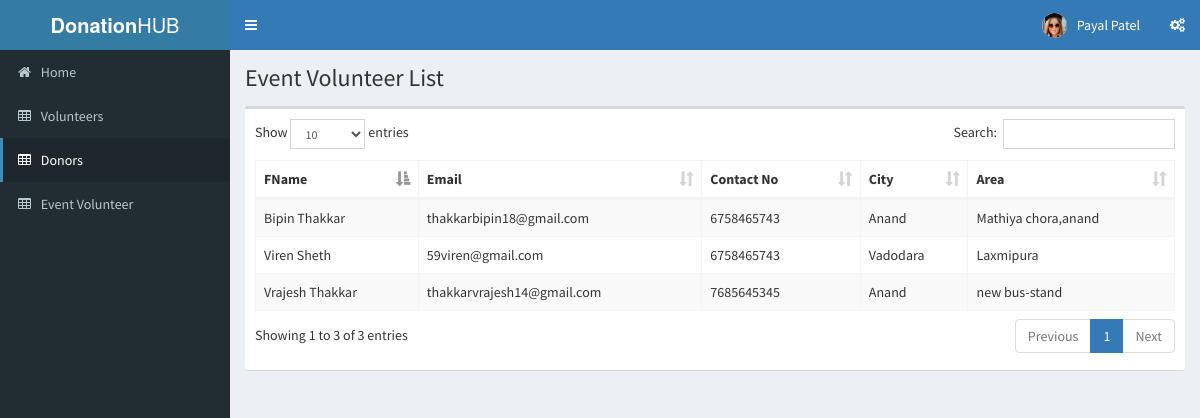
/thecharity/event_volunteer.php (signed in), run on the app's committed database.
### tables this page shows
CREATE TABLE `volunteer_register` (
  `volunteer_id` int(10) NOT NULL,
  `firstname` varchar(20) NOT NULL,
  `email` varchar(255) NOT NULL,
  `password` varchar(20) NOT NULL,
  `contactno` bigint(11) NOT NULL,
  `address` varchar(50) NOT NULL,
  `city` varchar(20) NOT NULL,
  `area_name` varchar(255) NOT NULL,
  `bloodgroup` varchar(10) NOT NULL,
  `gender` varchar(10) NOT NULL,
  `birthdate` date NOT NULL,
  `admin_accept` int(10) NOT NULL,
  `pic` text NOT NULL,
  `verified` varchar(255) NOT NULL DEFAULT 'not verified',
  `is_handler` int(11) NOT NULL DEFAULT 0,
  `is_event_volunteer` int(11) NOT NULL
);

CREATE TABLE `event_volunteer` (
  `event_vol_id` int(11) NOT NULL,
  `eh_id` int(11) NOT NULL,
  `volunteer_id` int(11) NOT NULL,
  `user_name` varchar(255) DEFAULT NULL,
  `password` varchar(255) DEFAULT NULL,
  `status` varchar(255) NOT NULL DEFAULT 'not accept'
);

CREATE TABLE `city` (
  `c_id` int(10) NOT NULL,
  `c_name` varchar(30) NOT NULL
);

CREATE TABLE `area` (
  `area_id` int(10) NOT NULL,
  `c_id` int(10) NOT NULL,
  `area_name` varchar(50) NOT NULL
);

### thecharity/event_volunteer.php (the view, shortened to what this page needs)
<?php
include("config.php");
$event_handler_id = $_SESSION['event_handler']['eh_id'];
$sql3="select * from volunteer_register where is_handler=1";
$res3=mysqli_query($conn,$sql3);
if($row3=mysqli_fetch_assoc($res3))
{
    $vol_nm=$row3['firstname'];
    $vol_pic=$row3['pic'];
}
?>
<!DOCTYPE html>
<html>
<head>
    <link rel="stylesheet" href="admin/bower_components/bootstrap/dist/css/bootstrap.min.css">
    <link rel="stylesheet" href="admin/bower_components/font-awesome/css/font-awesome.min.css">
    <link rel="stylesheet" href="admin/bower_components/Ionicons/css/ionicons.min.css">
    <link rel="stylesheet" href="admin/bower_components/datatables.net-bs/css/dataTables.bootstrap.min.css">
    <link rel="stylesheet" href="admin/dist/css/AdminLTE.min.css">
    <link rel="stylesheet" href="admin/dist/css/skins/_all-skins.min.css">
</head>
<body class="hold-transition skin-blue sidebar-mini">
<div class="wrapper">
    <header class="main-header">
        <a  class="logo">
            <span class="logo-lg"><b>Donation</b>HUB</span>
        </a>
        <nav class="navbar navbar-static-top">
            <a href="#" class="sidebar-toggle" data-toggle="push-menu" role="button">
            </a>
            <div class="navbar-custom-menu">
                <ul class="nav navbar-nav">
                    <li class="dropdown user user-menu">
                        <a href="#" class="dropdown-toggle" data-toggle="dropdown">
                            <img src="<?php echo $vol_pic;?>" class="user-image">
                            <span class="hidden-xs"><?php echo $vol_nm;?></span>
                        </a>
                    </li>
                    <li>
                        <a href="#" data-toggle="control-sidebar"><i class="fa fa-gears"></i></a>
                    </li>
                </ul>
            </div>
        </nav>
    </header>
    <aside class="main-sidebar">
        <section class="sidebar">
            <ul class="sidebar-menu" data-widget="tree">
                <li>
                    <a href="event_handler_index.php">
                        <i class="fa fa-home"></i> <span>Home</span>          </a>        </li>
                <li >
                    <a href="event_handler_volunteer.php">
                        <i class="fa fa-table"></i> <span>Volunteers</span>
                    </a>
                </li>
                <li class="active treeview">
                    <a href="event_donor.php">
                        <i class="fa fa-table"></i> <span>Donors</span>
                    </a>
                </li>
                 <li>
                    <a href="event_volunteer.php">
                        <i class="fa fa-table"></i> <span>Event Volunteer</span>
                    </a>
                </li>
            </ul>
        </section>
    </aside>
    <div class="content-wrapper">
        <section class="content-header">
            <h1>
               Event Volunteer List
            </h1>
        </section>
        <section class="content">
            <div class="row">
                <div class="col-xs-12">
                    <div class="box">
                        <div class="box-body">
                            <table id="example1" class="table table-bordered table-striped">
                                <thead>
                                <tr>
                                    <th>FName</th>
                                    <th>Email</th>
                                    <th>Contact No</th>
                                    <th>City</th>
                                    <th>Area</th>
                                </tr>
                                </thead>
                                <tbody>
                                    <?php
                            $sql="select * from event_volunteer where eh_id='$event_handler_id'";
                                $run=mysqli_query($conn,$sql);
                            while($row=mysqli_fetch_assoc($run))
                                {
                                    $v_id=$row['volunteer_id'];
                                    $a=mysqli_query($conn,"select * from volunteer_register where volunteer_id='$v_id'");
                                    if($b=mysqli_fetch_assoc($a))
                                    {
                                        $vnm=$b['firstname'];
                                        $vemail=$b['email'];
                                        $vcn=$b['contactno'];
                                        $city=$b['city'];
                                        $area=$b['area_name'];
                                        $c=mysqli_query($conn,"select * from city where c_id=$city");
                                        if($c1=mysqli_fetch_assoc($c))
                                        {
                                            $cnm=$c1['c_name'];
                                        }
                                        $d=mysqli_query($conn,"select * from area where area_id=$area");
                                        if($d1=mysqli_fetch_assoc($d))
                                        {
                                            $anm=$d1['area_name'];
                                        }
                                    }
                                ?>
                                <tr>
                                    <td><?php echo $vnm;?></td>
                                    <td><?php echo $vemail;?></td>
                                    <td><?php echo $vcn;?></td>
                                    <td><?php echo $cnm;?></td>
                                    <td><?php echo $anm;?></td>
                                      	</tr>
                                    <?php }?>
                                </tbody>
                            </table>
                        </div>
                    </div>
                </div>
            </div>
        </section>
    </div>
</div>
</body>
</html>
<!DOCTYPE html PUBLIC "-//W3C//DTD XHTML 1.0 Transitional//EN" "http://www.w3.org/TR/xhtml1/DTD/xhtml1-transitional.dtd">
<html xmlns="http://www.w3.org/1999/xhtml">
<head>
</head>
<body>
</body>
</html>

### data on the page
volunteer_register: pic (picture), firstname "Payal Patel"
event_volunteer: volunteer.firstname "Bipin Thakkar", volunteer.email "thakkarbipin18@gmail.com", volunteer.contactno "6758465743", city.c_name "Anand", area.area_name "Mathiya chora,anand"
event_volunteer: volunteer.firstname "Viren Sheth", volunteer.email "59viren@gmail.com", volunteer.contactno "6758465743", city.c_name "Vadodara", area.area_name "Laxmipura"
event_volunteer: volunteer.firstname "Vrajesh Thakkar", volunteer.email "thakkarvrajesh14@gmail.com", volunteer.contactno "7685645345", city.c_name "Anand", area.area_name "new bus-stand"
